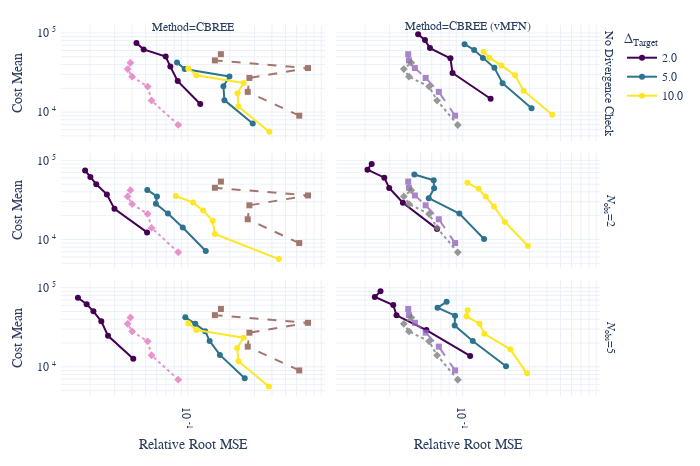
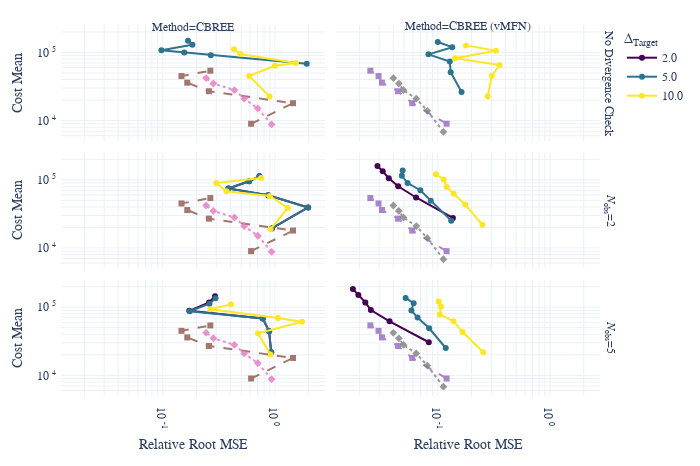

The notebook cell these images were saved under, in order:
### Markdown cell above
## Make Figures

### Code cell
for prob in ["Linear Problem (d=2)", "Linear Problem (d=50)"]:
    # filter
    my_mixture_model = "CBREE"
    my_obs_windows = 2
    my_epsilon = 1
    my_bm_cvar_tgt = 1
    this_df = df_agg.query("Problem == @prob & `Averaging Method`=='Average Estimate'")
    this_df = this_df[this_df['$N_{{ \\text{{obs}} }}$'].isin([0,2,5])]
    this_df = this_df[this_df['$\\Delta_{{\\text{{Target}}}}$'].isin([2,5,10])]
    cmap = ree.sr_to_color_dict(this_df["$\\Delta_{{\\text{{Target}}}}$"].astype(float))
    this_df["cvar_tgt_str"] = this_df["$\\Delta_{{\\text{{Target}}}}$"].astype(float).apply(str)
    this_df = this_df.sort_values(["$\\Delta_{{\\text{{Target}}}}$", "$N_{{ \\text{{obs}} }}$", "Sample Size"])
    # plot
    fig = px.line(
        this_df,
        x = "Relative Root MSE",
        y="Cost Mean",
        facet_col="Method",
        facet_row="$N_{{ \\text{{obs}} }}$",
        color_discrete_map=cmap,
        color="cvar_tgt_str",
        log_x=True,
        log_y=True,
        markers=True,
        hover_name="Sample Size",
        labels=LATEX_TO_HTML | {"cvar_tgt_str": LATEX_TO_HTML[DF_COLUMNS_TO_LATEX["cvar_tgt"]]})
    # add benchmark
    this_df_bm = df_bm_agg.query("Problem == @prob & cvar_tgt == 1")
    for bm_solver in this_df_bm.Solver.unique():
        dat =this_df_bm.query("Solver == @bm_solver")
        trace_dict = {
            "x" : dat["Relative Root MSE"],
            "y" : dat["Cost Mean"],
            "legendgrouptitle_text": "Benchmark Methods",
            "name": bm_solver,
            "legendgroup": "group",
            "mode": "markers+lines",
            "opacity": 0.8
        }
        num_rows = len(this_df["$N_{{ \\text{{obs}} }}$"].unique())
        cols_idx = []
        for i, method in enumerate(this_df["Method"].unique()):
            if method == "CBREE" and "GM" in bm_solver:
                cols_idx.append(i)
            if "MFN" in method and ("MFN" in bm_solver):
                cols_idx.append(i)
                
        trace_dict = trace_dict | BM_SOLVER_SCATTER_STYLE[bm_solver]
        fig = ree.add_scatter_to_subplots(fig, num_rows, cols_idx, **trace_dict)
    # style
    fig.update_layout(**MY_LAYOUT)
    if  "yaxis_exponentformat" in MY_LAYOUT.keys():
        fig = ree.update_axes_format(fig,  MY_LAYOUT["xaxis_exponentformat"], MY_LAYOUT["yaxis_exponentformat"])
    # overwrite N_obs = 0
    old_a = LATEX_TO_HTML[DF_COLUMNS_TO_LATEX["observation_window"]] + "=0"
    new_a = "No Divergence Check"
    fig.for_each_annotation(
        lambda a: a.update(text = new_a if a.text.startswith(old_a) else a.text))
    
    # adjust column name position
    fig.for_each_annotation(
        lambda a: a.update(yshift =  -10 if a.text.startswith("Method") else 0))
    # show and save
    fig.show()
    fig_title = "convergence plot" + prob + "gm vs nongm"
    fig.write_image(f"{fig_title}.png".replace(" ", "_").lower(), scale=WRITE_SCALE)# make and save caption
    fig_description = f"Solving the {prob} with the CBREE methods using  \
different parameters. \
We vary the stopping criterion $\\Delta_{{\\text{{Target}}}}$ (color), \
the divergence criterion $N_\\text{{obs}}$ (row) and \
the method  (column). \
The parameter $\\epsilon_{{\\text{{Target}}}} = {0.5}$ is fixed. \
Furthermore we plot also the performance of the benchmark methods EnKF \
and SiS. \
Each marker represents the empirical estimates based the successful portion of ${int(2*this_df.Seed.unique()[0]+1)}$ simulations."
    with open(f"{fig_title} desc.tex".replace(" ", "_").lower(), "w") as file:
        file.write(fig_description)
    display(Markdown(fig_description))

### Figure 1 — Plotly figure (JSON) as saved in the notebook; plotly's stock layout.template omitted (floating-point values rounded to 4 significant figures; data arrays with more than 128 entries replaced by an {"elided": "..."} marker saying what was removed)
{"data": [{"hovertemplate": "<b>%{hovertext}</b><br><br>Δ<sub>Target</sub>=2.0<br><i>N</i><sub>obs</sub>=0<br>Method=CBREE<br>Relative Root MSE=%{x}<br>Cost Mean=%{y}<extra></extra>", "hovertext": [1000, 2000, 3000, 4000, 5000, 6000], "legendgroup": "2.0", "line": {"color": "rgb(68, 1, 84)", "dash": "solid"}, "marker": {"symbol": "circle"}, "mode": "markers+lines", "name": "2.0", "orientation": "v", "showlegend": true, "type": "scatter", "x": [0.1228, 0.08481, 0.07508, 0.06954, 0.04839, 0.04297], "xaxis": "x5", "y": [12630, 24620, 37545, 50240, 62000, 74760], "yaxis": "y5"}, {"hovertemplate": "<b>%{hovertext}</b><br><br>Δ<sub>Target</sub>=2.0<br><i>N</i><sub>obs</sub>=0<br>Method=CBREE (vMFN)<br>Relative Root MSE=%{x}<br>Cost Mean=%{y}<extra></extra>", "hovertext": [1000, 2000, 3000, 4000, 5000, 6000], "legendgroup": "2.0", "line": {"color": "rgb(68, 1, 84)", "dash": "solid"}, "marker": {"symbol": "circle"}, "mode": "markers+lines", "name": "2.0", "orientation": "v", "showlegend": false, "type": "scatter", "x": [0.1582, 0.08456, 0.08161, 0.05831, 0.0537, 0.04797], "xaxis": "x6", "y": [14740, 31160, 47820, 64340, 81225, 95970], "yaxis": "y6"}, {"hovertemplate": "<b>%{hovertext}</b><br><br>Δ<sub>Target</sub>=2.0<br><i>N</i><sub>obs</sub>=2<br>Method=CBREE<br>Relative Root MSE=%{x}<br>Cost Mean=%{y}<extra></extra>", "hovertext": [1000, 2000, 3000, 4000, 5000, 6000], "legendgroup": "2.0", "line": {"color": "rgb(68, 1, 84)", "dash": "solid"}, "marker": {"symbol": "circle"}, "mode": "markers+lines", "name": "2.0", "orientation": "v", "showlegend": false, "type": "scatter", "x": [0.0512, 0.02991, 0.0264, 0.02217, 0.02013, 0.01846], "xaxis": "x3", "y": [12285, 24350, 37125, 49780, 61600, 74220], "yaxis": "y3"}, {"hovertemplate": "<b>%{hovertext}</b><br><br>Δ<sub>Target</sub>=2.0<br><i>N</i><sub>obs</sub>=2<br>Method=CBREE (vMFN)<br>Relative Root MSE=%{x}<br>Cost Mean=%{y}<extra></extra>", "hovertext": [1000, 2000, 3000, 4000, 5000, 6000], "legendgroup": "2.0", "line": {"color": "rgb(68, 1, 84)", "dash": "solid"}, "marker": {"symbol": "circle"}, "mode": "markers+lines", "name": "2.0", "orientation": "v", "showlegend": false, "type": "scatter", "x": [0.06544, 0.03732, 0.02979, 0.0275, 0.02082, 0.02233], "xaxis": "x4", "y": [13590, 29100, 44820, 60340, 76225, 89970], "yaxis": "y4"}, {"hovertemplate": "<b>%{hovertext}</b><br><br>Δ<sub>Target</sub>=2.0<br><i>N</i><sub>obs</sub>=5<br>Method=CBREE<br>Relative Root MSE=%{x}<br>Cost Mean=%{y}<extra></extra>", "hovertext": [1000, 2000, 3000, 4000, 5000, 6000], "legendgroup": "2.0", "line": {"color": "rgb(68, 1, 84)", "dash": "solid"}, "marker": {"symbol": "circle"}, "mode": "markers+lines", "name": "2.0", "orientation": "v", "showlegend": false, "type": "scatter", "x": [0.04078, 0.02691, 0.02409, 0.02115, 0.01893, 0.0164], "xaxis": "x", "y": [12630, 24620, 37545, 50240, 62000, 74760], "yaxis": "y"}, {"hovertemplate": "<b>%{hovertext}</b><br><br>Δ<sub>Target</sub>=2.0<br><i>N</i><sub>obs</sub>=5<br>Method=CBREE (vMFN)<br>Relative Root MSE=%{x}<br>Cost Mean=%{y}<extra></extra>", "hovertext": [1000, 2000, 3000, 4000, 5000, 6000], "legendgroup": "2.0", "line": {"color": "rgb(68, 1, 84)", "dash": "solid"}, "marker": {"symbol": "circle"}, "mode": "markers+lines", "name": "2.0", "orientation": "v", "showlegend": false, "type": "scatter", "x": [0.1129, 0.05499, 0.03359, 0.03184, 0.0235, 0.02582], "xaxis": "x2", "y": [13740, 29160, 44820, 60340, 76225, 89970], "yaxis": "y2"}, {"hovertemplate": "<b>%{hovertext}</b><br><br>Δ<sub>Target</sub>=5.0<br><i>N</i><sub>obs</sub>=0<br>Method=CBREE<br>Relative Root MSE=%{x}<br>Cost Mean=%{y}<extra></extra>", "hovertext": [1000, 2000, 3000, 4000, 5000, 6000], "legendgroup": "5.0", "line": {"color": "rgb(44.875, 113.75, 142.0)", "dash": "solid"}, "marker": {"symbol": "circle"}, "mode": "markers+lines", "name": "5.0", "orientation": "v", "showlegend": true, "type": "scatter", "x": [0.2915, 0.1828, 0.1799, 0.1987, 0.09522, 0.08381], "xaxis": "x5", "y": [7155, 14150, 21255, 28200, 34950, 42270], "yaxis": "y5"}, {"hovertemplate": "<b>%{hovertext}</b><br><br>Δ<sub>Target</sub>=5.0<br><i>N</i><sub>obs</sub>=0<br>Method=CBREE (vMFN)<br>Relative Root MSE=%{x}<br>Cost Mean=%{y}<extra></extra>", "hovertext": [1000, 2000, 3000, 4000, 5000, 6000], "legendgroup": "5.0", "line": {"color": "rgb(44.875, 113.75, 142.0)", "dash": "solid"}, "marker": {"symbol": "circle"}, "mode": "markers+lines", "name": "5.0", "orientation": "v", "showlegend": false, "type": "scatter", "x": [0.3104, 0.1927, 0.1684, 0.1393, 0.1206, 0.103], "xaxis": "x6", "y": [11150, 23210, 36270, 48340, 60925, 72210], "yaxis": "y6"}, {"hovertemplate": "<b>%{hovertext}</b><br><br>Δ<sub>Target</sub>=5.0<br><i>N</i><sub>obs</sub>=2<br>Method=CBREE<br>Relative Root MSE=%{x}<br>Cost Mean=%{y}<extra></extra>", "hovertext": [1000, 2000, 3000, 4000, 5000, 6000], "legendgroup": "5.0", "line": {"color": "rgb(44.875, 113.75, 142.0)", "dash": "solid"}, "marker": {"symbol": "circle"}, "mode": "markers+lines", "name": "5.0", "orientation": "v", "showlegend": false, "type": "scatter", "x": [0.1345, 0.09209, 0.07214, 0.05915, 0.06025, 0.05137], "xaxis": "x3", "y": [7155, 14150, 21255, 28200, 34950, 42270], "yaxis": "y3"}, {"hovertemplate": "<b>%{hovertext}</b><br><br>Δ<sub>Target</sub>=5.0<br><i>N</i><sub>obs</sub>=2<br>Method=CBREE (vMFN)<br>Relative Root MSE=%{x}<br>Cost Mean=%{y}<extra></extra>", "hovertext": [1000, 2000, 3000, 4000, 5000, 6000], "legendgroup": "5.0", "line": {"color": "rgb(44.875, 113.75, 142.0)", "dash": "solid"}, "marker": {"symbol": "circle"}, "mode": "markers+lines", "name": "5.0", "orientation": "v", "showlegend": false, "type": "scatter", "x": [0.142, 0.09456, 0.05713, 0.06242, 0.06196, 0.04509], "xaxis": "x4", "y": [10150, 21210, 33270, 44340, 55925, 66210], "yaxis": "y4"}, {"hovertemplate": "<b>%{hovertext}</b><br><br>Δ<sub>Target</sub>=5.0<br><i>N</i><sub>obs</sub>=5<br>Method=CBREE<br>Relative Root MSE=%{x}<br>Cost Mean=%{y}<extra></extra>", "hovertext": [1000, 2000, 3000, 4000, 5000, 6000], "legendgroup": "5.0", "line": {"color": "rgb(44.875, 113.75, 142.0)", "dash": "solid"}, "marker": {"symbol": "circle"}, "mode": "markers+lines", "name": "5.0", "orientation": "v", "showlegend": false, "type": "scatter", "x": [0.2555, 0.1698, 0.1433, 0.1332, 0.1131, 0.09608], "xaxis": "x", "y": [7155, 14150, 21255, 28200, 34950, 42270], "yaxis": "y"}, {"hovertemplate": "<b>%{hovertext}</b><br><br>Δ<sub>Target</sub>=5.0<br><i>N</i><sub>obs</sub>=5<br>Method=CBREE (vMFN)<br>Relative Root MSE=%{x}<br>Cost Mean=%{y}<extra></extra>", "hovertext": [1000, 2000, 3000, 4000, 5000, 6000], "legendgroup": "5.0", "line": {"color": "rgb(44.875, 113.75, 142.0)", "dash": "solid"}, "marker": {"symbol": "circle"}, "mode": "markers+lines", "name": "5.0", "orientation": "v", "showlegend": false, "type": "scatter", "x": [0.2039, 0.1179, 0.08752, 0.08807, 0.066, 0.07671], "xaxis": "x2", "y": [10150, 21210, 33270, 44340, 55925, 66210], "yaxis": "y2"}, {"hovertemplate": "<b>%{hovertext}</b><br><br>Δ<sub>Target</sub>=10.0<br><i>N</i><sub>obs</sub>=0<br>Method=CBREE<br>Relative Root MSE=%{x}<br>Cost Mean=%{y}<extra></extra>", "hovertext": [1000, 2000, 3000, 4000, 5000, 6000], "legendgroup": "10.0", "line": {"color": "rgb(253, 231, 37)", "dash": "solid"}, "marker": {"symbol": "circle"}, "mode": "markers+lines", "name": "10.0", "orientation": "v", "showlegend": true, "type": "scatter", "x": [0.383, 0.2298, 0.227, 0.2511, 0.1153, 0.101], "xaxis": "x5", "y": [5650, 11750, 17265, 23240, 29225, 35460], "yaxis": "y5"}, {"hovertemplate": "<b>%{hovertext}</b><br><br>Δ<sub>Target</sub>=10.0<br><i>N</i><sub>obs</sub>=0<br>Method=CBREE (vMFN)<br>Relative Root MSE=%{x}<br>Cost Mean=%{y}<extra></extra>", "hovertext": [1000, 2000, 3000, 4000, 5000, 6000], "legendgroup": "10.0", "line": {"color": "rgb(253, 231, 37)", "dash": "solid"}, "marker": {"symbol": "circle"}, "mode": "markers+lines", "name": "10.0", "orientation": "v", "showlegend": false, "type": "scatter", "x": [0.4367, 0.2721, 0.2366, 0.1892, 0.1547, 0.141], "xaxis": "x6", "y": [9265, 18630, 29115, 38920, 48700, 58050], "yaxis": "y6"}, {"hovertemplate": "<b>%{hovertext}</b><br><br>Δ<sub>Target</sub>=10.0<br><i>N</i><sub>obs</sub>=2<br>Method=CBREE<br>Relative Root MSE=%{x}<br>Cost Mean=%{y}<extra></extra>", "hovertext": [1000, 2000, 3000, 4000, 5000, 6000], "legendgroup": "10.0", "line": {"color": "rgb(253, 231, 37)", "dash": "solid"}, "marker": {"symbol": "circle"}, "mode": "markers+lines", "name": "10.0", "orientation": "v", "showlegend": false, "type": "scatter", "x": [0.4488, 0.1563, 0.1507, 0.1288, 0.1092, 0.08216], "xaxis": "x3", "y": [5650, 11750, 17265, 23240, 29225, 35460], "yaxis": "y3"}, {"hovertemplate": "<b>%{hovertext}</b><br><br>Δ<sub>Target</sub>=10.0<br><i>N</i><sub>obs</sub>=2<br>Method=CBREE (vMFN)<br>Relative Root MSE=%{x}<br>Cost Mean=%{y}<extra></extra>", "hovertext": [1000, 2000, 3000, 4000, 5000, 6000], "legendgroup": "10.0", "line": {"color": "rgb(253, 231, 37)", "dash": "solid"}, "marker": {"symbol": "circle"}, "mode": "markers+lines", "name": "10.0", "orientation": "v", "showlegend": false, "type": "scatter", "x": [0.2924, 0.2002, 0.1671, 0.146, 0.13, 0.1079], "xaxis": "x4", "y": [8265, 16630, 26115, 34920, 43700, 52050], "yaxis": "y4"}, {"hovertemplate": "<b>%{hovertext}</b><br><br>Δ<sub>Target</sub>=10.0<br><i>N</i><sub>obs</sub>=5<br>Method=CBREE<br>Relative Root MSE=%{x}<br>Cost Mean=%{y}<extra></extra>", "hovertext": [1000, 2000, 3000, 4000, 5000, 6000], "legendgroup": "10.0", "line": {"color": "rgb(253, 231, 37)", "dash": "solid"}, "marker": {"symbol": "circle"}, "mode": "markers+lines", "name": "10.0", "orientation": "v", "showlegend": false, "type": "scatter", "x": [0.3803, 0.2304, 0.2255, 0.2511, 0.1153, 0.101], "xaxis": "x", "y": [5650, 11750, 17265, 23240, 29225, 35460], "yaxis": "y"}, {"hovertemplate": "<b>%{hovertext}</b><br><br>Δ<sub>Target</sub>=10.0<br><i>N</i><sub>obs</sub>=5<br>Method=CBREE (vMFN)<br>Relative Root MSE=%{x}<br>Cost Mean=%{y}<extra></extra>", "hovertext": [1000, 2000, 3000, 4000, 5000, 6000], "legendgroup": "10.0", "line": {"color": "rgb(253, 231, 37)", "dash": "solid"}, "marker": {"symbol": "circle"}, "mode": "markers+lines", "name": "10.0", "orientation": "v", "showlegend": false, "type": "scatter", "x": [0.2879, 0.2188, 0.1428, 0.1318, 0.1064, 0.1084], "xaxis": "x2", "y": [8265, 16630, 26115, 34920, 43700, 52050], "yaxis": "y2"}, {"legendgroup": "group", "legendgrouptitle": {"text": "Benchmark Methods"}, "line": {"dash": "dash"}, "marker": {"color": "#8C564B", "symbol": "square"}, "mode": "markers+lines", "name": "EnKF (GM)", "opacity": 0.8, "showlegend": false, "type": "scatter", "x": [0.6269, 0.2684, 0.276, 0.7247, 0.1563, 0.1726], "xaxis": "x", "y": [9000, 17990, 27000, 36000, 45000, 53910], "yaxis": "y"}, {"legendgroup": "group", "legendgrouptitle": {"text": "Benchmark Methods"}, "line": {"dash": "dash"}, "marker": {"color": "#8C564B", "symbol": "square"}, "mode": "markers+lines", "name": "EnKF (GM)", "opacity": 0.8, "showlegend": false, "type": "scatter", "x": [0.6269, 0.2684, 0.276, 0.7247, 0.1563, 0.1726], "xaxis": "x3", "y": [9000, 17990, 27000, 36000, 45000, 53910], "yaxis": "y3"}, {"legendgroup": "group", "legendgrouptitle": {"text": "Benchmark Methods"}, "line": {"dash": "dash"}, "marker": {"color": "#8C564B", "symbol": "square"}, "mode": "markers+lines", "name": "EnKF (GM)", "opacity": 0.8, "showlegend": false, "type": "scatter", "x": [0.6269, 0.2684, 0.276, 0.7247, 0.1563, 0.1726], "xaxis": "x5", "y": [9000, 17990, 27000, 36000, 45000, 53910], "yaxis": "y5"}, {"legendgroup": "group", "legendgrouptitle": {"text": "Benchmark Methods"}, "line": {"dash": "dash"}, "marker": {"color": "#9467BD", "symbol": "square"}, "mode": "markers+lines", "name": "EnKF (vMFNM)", "opacity": 0.8, "showlegend": false, "type": "scatter", "x": [0.08815, 0.06741, 0.05431, 0.04548, 0.04123, 0.04074], "xaxis": "x2", "y": [9000, 17990, 27000, 36000, 45000, 53910], "yaxis": "y2"}, {"legendgroup": "group", "legendgrouptitle": {"text": "Benchmark Methods"}, "line": {"dash": "dash"}, "marker": {"color": "#9467BD", "symbol": "square"}, "mode": "markers+lines", "name": "EnKF (vMFNM)", "opacity": 0.8, "showlegend": false, "type": "scatter", "x": [0.08815, 0.06741, 0.05431, 0.04548, 0.04123, 0.04074], "xaxis": "x4", "y": [9000, 17990, 27000, 36000, 45000, 53910], "yaxis": "y4"}, {"legendgroup": "group", "legendgrouptitle": {"text": "Benchmark Methods"}, "line": {"dash": "dash"}, "marker": {"color": "#9467BD", "symbol": "square"}, "mode": "markers+lines", "name": "EnKF (vMFNM)", "opacity": 0.8, "showlegend": false, "type": "scatter", "x": [0.08815, 0.06741, 0.05431, 0.04548, 0.04123, 0.04074], "xaxis": "x6", "y": [9000, 17990, 27000, 36000, 45000, 53910], "yaxis": "y6"}, {"legendgroup": "group", "legendgrouptitle": {"text": "Benchmark Methods"}, "line": {"dash": "dot"}, "marker": {"color": "#E377C2", "symbol": "diamond"}, "mode": "markers+lines", "name": "SIS (GM)", "opacity": 0.8, "showlegend": false, "type": "scatter", "x": [0.08547, 0.05511, 0.05166, 0.04003, 0.03715, 0.03892], "xaxis": "x", "y": [6885, 14000, 21000, 28000, 35000, 42000], "yaxis": "y"}, {"legendgroup": "group", "legendgrouptitle": {"text": "Benchmark Methods"}, "line": {"dash": "dot"}, "marker": {"color": "#E377C2", "symbol": "diamond"}, "mode": "markers+lines", "name": "SIS (GM)", "opacity": 0.8, "showlegend": false, "type": "scatter", "x": [0.08547, 0.05511, 0.05166, 0.04003, 0.03715, 0.03892], "xaxis": "x3", "y": [6885, 14000, 21000, 28000, 35000, 42000], "yaxis": "y3"}, {"legendgroup": "group", "legendgrouptitle": {"text": "Benchmark Methods"}, "line": {"dash": "dot"}, "marker": {"color": "#E377C2", "symbol": "diamond"}, "mode": "markers+lines", "name": "SIS (GM)", "opacity": 0.8, "showlegend": false, "type": "scatter", "x": [0.08547, 0.05511, 0.05166, 0.04003, 0.03715, 0.03892], "xaxis": "x5", "y": [6885, 14000, 21000, 28000, 35000, 42000], "yaxis": "y5"}, {"legendgroup": "group", "legendgrouptitle": {"text": "Benchmark Methods"}, "line": {"dash": "dot"}, "marker": {"color": "#7F7F7F", "symbol": "diamond"}, "mode": "markers+lines", "name": "SIS (vMFNM)", "opacity": 0.8, "showlegend": false, "type": "scatter", "x": [0.0922, 0.06551, 0.05747, 0.04125, 0.0379, 0.04284], "xaxis": "x2", "y": [6865, 13990, 20985, 28000, 35000, 42000], "yaxis": "y2"}, {"legendgroup": "group", "legendgrouptitle": {"text": "Benchmark Methods"}, "line": {"dash": "dot"}, "marker": {"color": "#7F7F7F", "symbol": "diamond"}, "mode": "markers+lines", "name": "SIS (vMFNM)", "opacity": 0.8, "showlegend": false, "type": "scatter", "x": [0.0922, 0.06551, 0.05747, 0.04125, 0.0379, 0.04284], "xaxis": "x4", "y": [6865, 13990, 20985, 28000, 35000, 42000], "yaxis": "y4"}, {"legendgroup": "group", "legendgrouptitle": {"text": "Benchmark Methods"}, "line": {"dash": "dot"}, "marker": {"color": "#7F7F7F", "symbol": "diamond"}, "mode": "markers+lines", "name": "SIS (vMFNM)", "opacity": 0.8, "showlegend": false, "type": "scatter", "x": [0.0922, 0.06551, 0.05747, 0.04125, 0.0379, 0.04284], "xaxis": "x6", "y": [6865, 13990, 20985, 28000, 35000, 42000], "yaxis": "y6"}], "layout": {"annotations": [{"font": {}, "showarrow": false, "text": "Method=CBREE", "x": 0.24, "xanchor": "center", "xref": "paper", "y": 1.0, "yanchor": "bottom", "yref": "paper", "yshift": -10}, {"font": {}, "showarrow": false, "text": "Method=CBREE (vMFN)", "x": 0.74, "xanchor": "center", "xref": "paper", "y": 1.0, "yanchor": "bottom", "yref": "paper", "yshift": -10}, {"font": {}, "showarrow": false, "text": "<i>N</i><sub>obs</sub>=5", "textangle": 90, "x": 0.98, "xanchor": "left", "xref": "paper", "y": 0.1567, "yanchor": "middle", "yref": "paper", "yshift": 0}, {"font": {}, "showarrow": false, "text": "<i>N</i><sub>obs</sub>=2", "textangle": 90, "x": 0.98, "xanchor": "left", "xref": "paper", "y": 0.5, "yanchor": "middle", "yref": "paper", "yshift": 0}, {"font": {}, "showarrow": false, "text": "No Divergence Check", "textangle": 90, "x": 0.98, "xanchor": "left", "xref": "paper", "y": 0.8433, "yanchor": "middle", "yref": "paper", "yshift": 0}], "autosize": false, "font": {"family": "Serif"}, "height": 466.7, "legend": {"title": {"text": "Δ<sub>Target</sub>"}, "tracegroupgap": 0}, "margin": {"b": 50, "l": 50, "pad": 4, "r": 50, "t": 25}, "width": 700, "xaxis": {"anchor": "y", "domain": [0, 0.48], "exponentformat": "power", "ticktext": {"elided": "200 str values"}, "tickvals": {"elided": "200 float values"}, "title": {"text": "Relative Root MSE"}, "type": "log"}, "xaxis2": {"anchor": "y2", "domain": [0.5, 0.98], "exponentformat": "power", "matches": "x", "ticktext": {"elided": "200 str values"}, "tickvals": {"elided": "200 float values"}, "title": {"text": "Relative Root MSE"}, "type": "log"}, "xaxis3": {"anchor": "y3", "domain": [0, 0.48], "exponentformat": "power", "matches": "x", "showticklabels": false, "ticktext": {"elided": "200 str values"}, "tickvals": {"elided": "200 float values"}, "type": "log"}, "xaxis4": {"anchor": "y4", "domain": [0.5, 0.98], "exponentformat": "power", "matches": "x", "showticklabels": false, "ticktext": {"elided": "200 str values"}, "tickvals": {"elided": "200 float values"}, "type": "log"}, "xaxis5": {"anchor": "y5", "domain": [0, 0.48], "exponentformat": "power", "matches": "x", "showticklabels": false, "ticktext": {"elided": "200 str values"}, "tickvals": {"elided": "200 float values"}, "type": "log"}, "xaxis6": {"anchor": "y6", "domain": [0.5, 0.98], "exponentformat": "power", "matches": "x", "showticklabels": false, "ticktext": {"elided": "200 str values"}, "tickvals": {"elided": "200 float values"}, "type": "log"}, "yaxis": {"anchor": "x", "domain": [0, 0.3133], "exponentformat": "power", "ticktext": {"elided": "200 str values"}, "tickvals": {"elided": "200 float values"}, "title": {"text": "Cost Mean"}, "type": "log"}, "yaxis2": {"anchor": "x2", "domain": [0, 0.3133], "exponentformat": "power", "matches": "y", "showticklabels": false, "ticktext": {"elided": "200 str values"}, "tickvals": {"elided": "200 float values"}, "type": "log"}, "yaxis3": {"anchor": "x3", "domain": [0.3433, 0.6567], "exponentformat": "power", "matches": "y", "ticktext": {"elided": "200 str values"}, "tickvals": {"elided": "200 float values"}, "title": {"text": "Cost Mean"}, "type": "log"}, "yaxis4": {"anchor": "x4", "domain": [0.3433, 0.6567], "exponentformat": "power", "matches": "y", "showticklabels": false, "ticktext": {"elided": "200 str values"}, "tickvals": {"elided": "200 float values"}, "type": "log"}, "yaxis5": {"anchor": "x5", "domain": [0.6867, 1.0], "exponentformat": "power", "matches": "y", "ticktext": {"elided": "200 str values"}, "tickvals": {"elided": "200 float values"}, "title": {"text": "Cost Mean"}, "type": "log"}, "yaxis6": {"anchor": "x6", "domain": [0.6867, 1.0], "exponentformat": "power", "matches": "y", "showticklabels": false, "ticktext": {"elided": "200 str values"}, "tickvals": {"elided": "200 float values"}, "type": "log"}}}

### Figure 2 — Plotly figure (JSON) as saved in the notebook; plotly's stock layout.template omitted (floating-point values rounded to 4 significant figures; data arrays with more than 128 entries replaced by an {"elided": "..."} marker saying what was removed)
{"data": [{"hovertemplate": "<b>%{hovertext}</b><br><br>Δ<sub>Target</sub>=2.0<br><i>N</i><sub>obs</sub>=0<br>Method=CBREE<br>Relative Root MSE=%{x}<br>Cost Mean=%{y}<extra></extra>", "hovertext": [1000, 2000, 3000, 4000, 5000, 6000], "legendgroup": "2.0", "line": {"color": "rgb(68, 1, 84)", "dash": "solid"}, "marker": {"symbol": "circle"}, "mode": "markers+lines", "name": "2.0", "orientation": "v", "showlegend": true, "type": "scatter", "x": [null, null, null, null, null, null], "xaxis": "x5", "y": [null, null, null, null, null, null], "yaxis": "y5"}, {"hovertemplate": "<b>%{hovertext}</b><br><br>Δ<sub>Target</sub>=2.0<br><i>N</i><sub>obs</sub>=0<br>Method=CBREE (vMFN)<br>Relative Root MSE=%{x}<br>Cost Mean=%{y}<extra></extra>", "hovertext": [1000, 2000, 3000, 4000, 5000, 6000], "legendgroup": "2.0", "line": {"color": "rgb(68, 1, 84)", "dash": "solid"}, "marker": {"symbol": "circle"}, "mode": "markers+lines", "name": "2.0", "orientation": "v", "showlegend": false, "type": "scatter", "x": [null, null, null, null, null, null], "xaxis": "x6", "y": [null, null, null, null, null, null], "yaxis": "y6"}, {"hovertemplate": "<b>%{hovertext}</b><br><br>Δ<sub>Target</sub>=2.0<br><i>N</i><sub>obs</sub>=2<br>Method=CBREE<br>Relative Root MSE=%{x}<br>Cost Mean=%{y}<extra></extra>", "hovertext": [1000, 2000, 3000, 4000, 5000, 6000], "legendgroup": "2.0", "line": {"color": "rgb(68, 1, 84)", "dash": "solid"}, "marker": {"symbol": "circle"}, "mode": "markers+lines", "name": "2.0", "orientation": "v", "showlegend": false, "type": "scatter", "x": [0.938, 1.977, 0.8703, 0.3851, 0.5885, 0.7277], "xaxis": "x3", "y": [19375, 39330, 59505, 74600, 95075, 112980], "yaxis": "y3"}, {"hovertemplate": "<b>%{hovertext}</b><br><br>Δ<sub>Target</sub>=2.0<br><i>N</i><sub>obs</sub>=2<br>Method=CBREE (vMFN)<br>Relative Root MSE=%{x}<br>Cost Mean=%{y}<extra></extra>", "hovertext": [1000, 2000, 3000, 4000, 5000, 6000], "legendgroup": "2.0", "line": {"color": "rgb(68, 1, 84)", "dash": "solid"}, "marker": {"symbol": "circle"}, "mode": "markers+lines", "name": "2.0", "orientation": "v", "showlegend": false, "type": "scatter", "x": [0.1363, 0.06401, 0.04432, 0.03657, 0.0323, 0.02898], "xaxis": "x4", "y": [27650, 55040, 80385, 105480, 133200, 159270], "yaxis": "y4"}, {"hovertemplate": "<b>%{hovertext}</b><br><br>Δ<sub>Target</sub>=2.0<br><i>N</i><sub>obs</sub>=5<br>Method=CBREE<br>Relative Root MSE=%{x}<br>Cost Mean=%{y}<extra></extra>", "hovertext": [1000, 2000, 3000, 4000, 5000, 6000], "legendgroup": "2.0", "line": {"color": "rgb(68, 1, 84)", "dash": "solid"}, "marker": {"symbol": "circle"}, "mode": "markers+lines", "name": "2.0", "orientation": "v", "showlegend": false, "type": "scatter", "x": [0.926, 0.8873, 0.7792, 0.1724, 0.2585, 0.2925], "xaxis": "x", "y": [21910, 44380, 68295, 88460, 117075, 144930], "yaxis": "y"}, {"hovertemplate": "<b>%{hovertext}</b><br><br>Δ<sub>Target</sub>=2.0<br><i>N</i><sub>obs</sub>=5<br>Method=CBREE (vMFN)<br>Relative Root MSE=%{x}<br>Cost Mean=%{y}<extra></extra>", "hovertext": [1000, 2000, 3000, 4000, 5000, 6000], "legendgroup": "2.0", "line": {"color": "rgb(68, 1, 84)", "dash": "solid"}, "marker": {"symbol": "circle"}, "mode": "markers+lines", "name": "2.0", "orientation": "v", "showlegend": false, "type": "scatter", "x": [0.08319, 0.03716, 0.02531, 0.0226, 0.01958, 0.01749], "xaxis": "x2", "y": [30600, 61940, 90765, 117420, 151350, 184050], "yaxis": "y2"}, {"hovertemplate": "<b>%{hovertext}</b><br><br>Δ<sub>Target</sub>=5.0<br><i>N</i><sub>obs</sub>=0<br>Method=CBREE<br>Relative Root MSE=%{x}<br>Cost Mean=%{y}<extra></extra>", "hovertext": [1000, 2000, 3000, 4000, 5000, 6000], "legendgroup": "5.0", "line": {"color": "rgb(44.875, 113.75, 142.0)", "dash": "solid"}, "marker": {"symbol": "circle"}, "mode": "markers+lines", "name": "5.0", "orientation": "v", "showlegend": true, "type": "scatter", "x": [1.921, 0.268, 0.1555, 0.0972, 0.1838, 0.1679], "xaxis": "x5", "y": [68070.0, 90720, 99540, 107480, 129850, 148830], "yaxis": "y5"}, {"hovertemplate": "<b>%{hovertext}</b><br><br>Δ<sub>Target</sub>=5.0<br><i>N</i><sub>obs</sub>=0<br>Method=CBREE (vMFN)<br>Relative Root MSE=%{x}<br>Cost Mean=%{y}<extra></extra>", "hovertext": [1000, 2000, 3000, 4000, 5000, 6000], "legendgroup": "5.0", "line": {"color": "rgb(44.875, 113.75, 142.0)", "dash": "solid"}, "marker": {"symbol": "circle"}, "mode": "markers+lines", "name": "5.0", "orientation": "v", "showlegend": false, "type": "scatter", "x": [0.1629, 0.1304, 0.1279, 0.08257, 0.1346, 0.09995], "xaxis": "x6", "y": [26200, 51120, 73425, 93660, 119400, 142530], "yaxis": "y6"}, {"hovertemplate": "<b>%{hovertext}</b><br><br>Δ<sub>Target</sub>=5.0<br><i>N</i><sub>obs</sub>=2<br>Method=CBREE<br>Relative Root MSE=%{x}<br>Cost Mean=%{y}<extra></extra>", "hovertext": [1000, 2000, 3000, 4000, 5000, 6000], "legendgroup": "5.0", "line": {"color": "rgb(44.875, 113.75, 142.0)", "dash": "solid"}, "marker": {"symbol": "circle"}, "mode": "markers+lines", "name": "5.0", "orientation": "v", "showlegend": false, "type": "scatter", "x": [0.938, 1.977, 0.8703, 0.3851, 0.5885, 0.7278], "xaxis": "x3", "y": [19375, 39330, 59505, 74600, 95025, 112920], "yaxis": "y3"}, {"hovertemplate": "<b>%{hovertext}</b><br><br>Δ<sub>Target</sub>=5.0<br><i>N</i><sub>obs</sub>=2<br>Method=CBREE (vMFN)<br>Relative Root MSE=%{x}<br>Cost Mean=%{y}<extra></extra>", "hovertext": [1000, 2000, 3000, 4000, 5000, 6000], "legendgroup": "5.0", "line": {"color": "rgb(44.875, 113.75, 142.0)", "dash": "solid"}, "marker": {"symbol": "circle"}, "mode": "markers+lines", "name": "5.0", "orientation": "v", "showlegend": false, "type": "scatter", "x": [0.1317, 0.0866, 0.06994, 0.05378, 0.04779, 0.04862], "xaxis": "x4", "y": [25170, 49120, 70425, 89660, 114400, 136530], "yaxis": "y4"}, {"hovertemplate": "<b>%{hovertext}</b><br><br>Δ<sub>Target</sub>=5.0<br><i>N</i><sub>obs</sub>=5<br>Method=CBREE<br>Relative Root MSE=%{x}<br>Cost Mean=%{y}<extra></extra>", "hovertext": [1000, 2000, 3000, 4000, 5000, 6000], "legendgroup": "5.0", "line": {"color": "rgb(44.875, 113.75, 142.0)", "dash": "solid"}, "marker": {"symbol": "circle"}, "mode": "markers+lines", "name": "5.0", "orientation": "v", "showlegend": false, "type": "scatter", "x": [0.926, 0.8873, 0.7794, 0.174, 0.261, 0.2953], "xaxis": "x", "y": [21910, 44380, 68085, 87240, 112375, 134820], "yaxis": "y"}, {"hovertemplate": "<b>%{hovertext}</b><br><br>Δ<sub>Target</sub>=5.0<br><i>N</i><sub>obs</sub>=5<br>Method=CBREE (vMFN)<br>Relative Root MSE=%{x}<br>Cost Mean=%{y}<extra></extra>", "hovertext": [1000, 2000, 3000, 4000, 5000, 6000], "legendgroup": "5.0", "line": {"color": "rgb(44.875, 113.75, 142.0)", "dash": "solid"}, "marker": {"symbol": "circle"}, "mode": "markers+lines", "name": "5.0", "orientation": "v", "showlegend": false, "type": "scatter", "x": [0.1177, 0.08378, 0.06604, 0.05817, 0.06093, 0.05165], "xaxis": "x2", "y": [25200, 49120, 70425, 89660, 114400, 136530], "yaxis": "y2"}, {"hovertemplate": "<b>%{hovertext}</b><br><br>Δ<sub>Target</sub>=10.0<br><i>N</i><sub>obs</sub>=0<br>Method=CBREE<br>Relative Root MSE=%{x}<br>Cost Mean=%{y}<extra></extra>", "hovertext": [1000, 2000, 3000, 4000, 5000, 6000], "legendgroup": "10.0", "line": {"color": "rgb(253, 231, 37)", "dash": "solid"}, "marker": {"symbol": "circle"}, "mode": "markers+lines", "name": "10.0", "orientation": "v", "showlegend": true, "type": "scatter", "x": [0.8971, 0.5896, 1.0, 1.538, 0.4914, 0.4313], "xaxis": "x5", "y": [22630, 45200, 63585, 69980, 94625, 111120], "yaxis": "y5"}, {"hovertemplate": "<b>%{hovertext}</b><br><br>Δ<sub>Target</sub>=10.0<br><i>N</i><sub>obs</sub>=0<br>Method=CBREE (vMFN)<br>Relative Root MSE=%{x}<br>Cost Mean=%{y}<extra></extra>", "hovertext": [1000, 2000, 3000, 4000, 5000, 6000], "legendgroup": "10.0", "line": {"color": "rgb(253, 231, 37)", "dash": "solid"}, "marker": {"symbol": "circle"}, "mode": "markers+lines", "name": "10.0", "orientation": "v", "showlegend": false, "type": "scatter", "x": [0.2789, 0.3034, 0.3557, 0.1427, 0.3299, 0.1783], "xaxis": "x6", "y": [22845, 45280, 65280, 82140, 106125, 126870], "yaxis": "y6"}, {"hovertemplate": "<b>%{hovertext}</b><br><br>Δ<sub>Target</sub>=10.0<br><i>N</i><sub>obs</sub>=2<br>Method=CBREE<br>Relative Root MSE=%{x}<br>Cost Mean=%{y}<extra></extra>", "hovertext": [1000, 2000, 3000, 4000, 5000, 6000], "legendgroup": "10.0", "line": {"color": "rgb(253, 231, 37)", "dash": "solid"}, "marker": {"symbol": "circle"}, "mode": "markers+lines", "name": "10.0", "orientation": "v", "showlegend": false, "type": "scatter", "x": [0.9131, 1.299, 0.9003, 0.3687, 0.3002, 0.7523], "xaxis": "x3", "y": [18810, 38600, 57855, 68060, 89675, 106350], "yaxis": "y3"}, {"hovertemplate": "<b>%{hovertext}</b><br><br>Δ<sub>Target</sub>=10.0<br><i>N</i><sub>obs</sub>=2<br>Method=CBREE (vMFN)<br>Relative Root MSE=%{x}<br>Cost Mean=%{y}<extra></extra>", "hovertext": [1000, 2000, 3000, 4000, 5000, 6000], "legendgroup": "10.0", "line": {"color": "rgb(253, 231, 37)", "dash": "solid"}, "marker": {"symbol": "circle"}, "mode": "markers+lines", "name": "10.0", "orientation": "v", "showlegend": false, "type": "scatter", "x": [0.2504, 0.1757, 0.1387, 0.1203, 0.1129, 0.09631], "xaxis": "x4", "y": [21845, 43280, 62280, 78140, 101125, 120870], "yaxis": "y4"}, {"hovertemplate": "<b>%{hovertext}</b><br><br>Δ<sub>Target</sub>=10.0<br><i>N</i><sub>obs</sub>=5<br>Method=CBREE<br>Relative Root MSE=%{x}<br>Cost Mean=%{y}<extra></extra>", "hovertext": [1000, 2000, 3000, 4000, 5000, 6000], "legendgroup": "10.0", "line": {"color": "rgb(253, 231, 37)", "dash": "solid"}, "marker": {"symbol": "circle"}, "mode": "markers+lines", "name": "10.0", "orientation": "v", "showlegend": false, "type": "scatter", "x": [0.9119, 0.7065, 1.742, 1.064, 0.2666, 0.4052], "xaxis": "x", "y": [20210, 41300, 61020, 69520, 93325, 109980], "yaxis": "y"}, {"hovertemplate": "<b>%{hovertext}</b><br><br>Δ<sub>Target</sub>=10.0<br><i>N</i><sub>obs</sub>=5<br>Method=CBREE (vMFN)<br>Relative Root MSE=%{x}<br>Cost Mean=%{y}<extra></extra>", "hovertext": [1000, 2000, 3000, 4000, 5000, 6000], "legendgroup": "10.0", "line": {"color": "rgb(253, 231, 37)", "dash": "solid"}, "marker": {"symbol": "circle"}, "mode": "markers+lines", "name": "10.0", "orientation": "v", "showlegend": false, "type": "scatter", "x": [0.2543, 0.1665, 0.1381, 0.1041, 0.1068, 0.102], "xaxis": "x2", "y": [21845, 43280, 62280, 78140, 101125, 120870], "yaxis": "y2"}, {"legendgroup": "group", "legendgrouptitle": {"text": "Benchmark Methods"}, "line": {"dash": "dash"}, "marker": {"color": "#8C564B", "symbol": "square"}, "mode": "markers+lines", "name": "EnKF (GM)", "opacity": 0.8, "showlegend": false, "type": "scatter", "x": [0.6133, 1.45, 0.2578, 0.1653, 0.1469, 0.2656], "xaxis": "x", "y": [8995, 18000, 26955, 36000, 45000, 54000], "yaxis": "y"}, {"legendgroup": "group", "legendgrouptitle": {"text": "Benchmark Methods"}, "line": {"dash": "dash"}, "marker": {"color": "#8C564B", "symbol": "square"}, "mode": "markers+lines", "name": "EnKF (GM)", "opacity": 0.8, "showlegend": false, "type": "scatter", "x": [0.6133, 1.45, 0.2578, 0.1653, 0.1469, 0.2656], "xaxis": "x3", "y": [8995, 18000, 26955, 36000, 45000, 54000], "yaxis": "y3"}, {"legendgroup": "group", "legendgrouptitle": {"text": "Benchmark Methods"}, "line": {"dash": "dash"}, "marker": {"color": "#8C564B", "symbol": "square"}, "mode": "markers+lines", "name": "EnKF (GM)", "opacity": 0.8, "showlegend": false, "type": "scatter", "x": [0.6133, 1.45, 0.2578, 0.1653, 0.1469, 0.2656], "xaxis": "x5", "y": [8995, 18000, 26955, 36000, 45000, 54000], "yaxis": "y5"}, {"legendgroup": "group", "legendgrouptitle": {"text": "Benchmark Methods"}, "line": {"dash": "dash"}, "marker": {"color": "#9467BD", "symbol": "square"}, "mode": "markers+lines", "name": "EnKF (vMFNM)", "opacity": 0.8, "showlegend": false, "type": "scatter", "x": [0.1198, 0.05913, 0.04424, 0.03178, 0.02962, 0.02505], "xaxis": "x2", "y": [8995, 18000, 26955, 36000, 45000, 54000], "yaxis": "y2"}, {"legendgroup": "group", "legendgrouptitle": {"text": "Benchmark Methods"}, "line": {"dash": "dash"}, "marker": {"color": "#9467BD", "symbol": "square"}, "mode": "markers+lines", "name": "EnKF (vMFNM)", "opacity": 0.8, "showlegend": false, "type": "scatter", "x": [0.1198, 0.05913, 0.04424, 0.03178, 0.02962, 0.02505], "xaxis": "x4", "y": [8995, 18000, 26955, 36000, 45000, 54000], "yaxis": "y4"}, {"legendgroup": "group", "legendgrouptitle": {"text": "Benchmark Methods"}, "line": {"dash": "dash"}, "marker": {"color": "#9467BD", "symbol": "square"}, "mode": "markers+lines", "name": "EnKF (vMFNM)", "opacity": 0.8, "showlegend": false, "type": "scatter", "x": [0.1198, 0.05913, 0.04424, 0.03178, 0.02962, 0.02505], "xaxis": "x6", "y": [8995, 18000, 26955, 36000, 45000, 54000], "yaxis": "y6"}, {"legendgroup": "group", "legendgrouptitle": {"text": "Benchmark Methods"}, "line": {"dash": "dot"}, "marker": {"color": "#E377C2", "symbol": "diamond"}, "mode": "markers+lines", "name": "SIS (GM)", "opacity": 0.8, "showlegend": false, "type": "scatter", "x": [0.9342, 0.7033, 0.532, 0.435, 0.2825, 0.2436], "xaxis": "x", "y": [8790, 15120, 21000, 28000, 35000, 42000], "yaxis": "y"}, {"legendgroup": "group", "legendgrouptitle": {"text": "Benchmark Methods"}, "line": {"dash": "dot"}, "marker": {"color": "#E377C2", "symbol": "diamond"}, "mode": "markers+lines", "name": "SIS (GM)", "opacity": 0.8, "showlegend": false, "type": "scatter", "x": [0.9342, 0.7033, 0.532, 0.435, 0.2825, 0.2436], "xaxis": "x3", "y": [8790, 15120, 21000, 28000, 35000, 42000], "yaxis": "y3"}, {"legendgroup": "group", "legendgrouptitle": {"text": "Benchmark Methods"}, "line": {"dash": "dot"}, "marker": {"color": "#E377C2", "symbol": "diamond"}, "mode": "markers+lines", "name": "SIS (GM)", "opacity": 0.8, "showlegend": false, "type": "scatter", "x": [0.9342, 0.7033, 0.532, 0.435, 0.2825, 0.2436], "xaxis": "x5", "y": [8790, 15120, 21000, 28000, 35000, 42000], "yaxis": "y5"}, {"legendgroup": "group", "legendgrouptitle": {"text": "Benchmark Methods"}, "line": {"dash": "dot"}, "marker": {"color": "#7F7F7F", "symbol": "diamond"}, "mode": "markers+lines", "name": "SIS (vMFNM)", "opacity": 0.8, "showlegend": false, "type": "scatter", "x": [0.1123, 0.08074, 0.06427, 0.0495, 0.04494, 0.04016], "xaxis": "x2", "y": [6835, 13930, 20955, 27920, 34975, 42000], "yaxis": "y2"}, {"legendgroup": "group", "legendgrouptitle": {"text": "Benchmark Methods"}, "line": {"dash": "dot"}, "marker": {"color": "#7F7F7F", "symbol": "diamond"}, "mode": "markers+lines", "name": "SIS (vMFNM)", "opacity": 0.8, "showlegend": false, "type": "scatter", "x": [0.1123, 0.08074, 0.06427, 0.0495, 0.04494, 0.04016], "xaxis": "x4", "y": [6835, 13930, 20955, 27920, 34975, 42000], "yaxis": "y4"}, {"legendgroup": "group", "legendgrouptitle": {"text": "Benchmark Methods"}, "line": {"dash": "dot"}, "marker": {"color": "#7F7F7F", "symbol": "diamond"}, "mode": "markers+lines", "name": "SIS (vMFNM)", "opacity": 0.8, "showlegend": false, "type": "scatter", "x": [0.1123, 0.08074, 0.06427, 0.0495, 0.04494, 0.04016], "xaxis": "x6", "y": [6835, 13930, 20955, 27920, 34975, 42000], "yaxis": "y6"}], "layout": {"annotations": [{"font": {}, "showarrow": false, "text": "Method=CBREE", "x": 0.24, "xanchor": "center", "xref": "paper", "y": 1.0, "yanchor": "bottom", "yref": "paper", "yshift": -10}, {"font": {}, "showarrow": false, "text": "Method=CBREE (vMFN)", "x": 0.74, "xanchor": "center", "xref": "paper", "y": 1.0, "yanchor": "bottom", "yref": "paper", "yshift": -10}, {"font": {}, "showarrow": false, "text": "<i>N</i><sub>obs</sub>=5", "textangle": 90, "x": 0.98, "xanchor": "left", "xref": "paper", "y": 0.1567, "yanchor": "middle", "yref": "paper", "yshift": 0}, {"font": {}, "showarrow": false, "text": "<i>N</i><sub>obs</sub>=2", "textangle": 90, "x": 0.98, "xanchor": "left", "xref": "paper", "y": 0.5, "yanchor": "middle", "yref": "paper", "yshift": 0}, {"font": {}, "showarrow": false, "text": "No Divergence Check", "textangle": 90, "x": 0.98, "xanchor": "left", "xref": "paper", "y": 0.8433, "yanchor": "middle", "yref": "paper", "yshift": 0}], "autosize": false, "font": {"family": "Serif"}, "height": 466.7, "legend": {"title": {"text": "Δ<sub>Target</sub>"}, "tracegroupgap": 0}, "margin": {"b": 50, "l": 50, "pad": 4, "r": 50, "t": 25}, "width": 700, "xaxis": {"anchor": "y", "domain": [0, 0.48], "exponentformat": "power", "ticktext": {"elided": "200 str values"}, "tickvals": {"elided": "200 float values"}, "title": {"text": "Relative Root MSE"}, "type": "log"}, "xaxis2": {"anchor": "y2", "domain": [0.5, 0.98], "exponentformat": "power", "matches": "x", "ticktext": {"elided": "200 str values"}, "tickvals": {"elided": "200 float values"}, "title": {"text": "Relative Root MSE"}, "type": "log"}, "xaxis3": {"anchor": "y3", "domain": [0, 0.48], "exponentformat": "power", "matches": "x", "showticklabels": false, "ticktext": {"elided": "200 str values"}, "tickvals": {"elided": "200 float values"}, "type": "log"}, "xaxis4": {"anchor": "y4", "domain": [0.5, 0.98], "exponentformat": "power", "matches": "x", "showticklabels": false, "ticktext": {"elided": "200 str values"}, "tickvals": {"elided": "200 float values"}, "type": "log"}, "xaxis5": {"anchor": "y5", "domain": [0, 0.48], "exponentformat": "power", "matches": "x", "showticklabels": false, "ticktext": {"elided": "200 str values"}, "tickvals": {"elided": "200 float values"}, "type": "log"}, "xaxis6": {"anchor": "y6", "domain": [0.5, 0.98], "exponentformat": "power", "matches": "x", "showticklabels": false, "ticktext": {"elided": "200 str values"}, "tickvals": {"elided": "200 float values"}, "type": "log"}, "yaxis": {"anchor": "x", "domain": [0, 0.3133], "exponentformat": "power", "ticktext": {"elided": "200 str values"}, "tickvals": {"elided": "200 float values"}, "title": {"text": "Cost Mean"}, "type": "log"}, "yaxis2": {"anchor": "x2", "domain": [0, 0.3133], "exponentformat": "power", "matches": "y", "showticklabels": false, "ticktext": {"elided": "200 str values"}, "tickvals": {"elided": "200 float values"}, "type": "log"}, "yaxis3": {"anchor": "x3", "domain": [0.3433, 0.6567], "exponentformat": "power", "matches": "y", "ticktext": {"elided": "200 str values"}, "tickvals": {"elided": "200 float values"}, "title": {"text": "Cost Mean"}, "type": "log"}, "yaxis4": {"anchor": "x4", "domain": [0.3433, 0.6567], "exponentformat": "power", "matches": "y", "showticklabels": false, "ticktext": {"elided": "200 str values"}, "tickvals": {"elided": "200 float values"}, "type": "log"}, "yaxis5": {"anchor": "x5", "domain": [0.6867, 1.0], "exponentformat": "power", "matches": "y", "ticktext": {"elided": "200 str values"}, "tickvals": {"elided": "200 float values"}, "title": {"text": "Cost Mean"}, "type": "log"}, "yaxis6": {"anchor": "x6", "domain": [0.6867, 1.0], "exponentformat": "power", "matches": "y", "showticklabels": false, "ticktext": {"elided": "200 str values"}, "tickvals": {"elided": "200 float values"}, "type": "log"}}}
